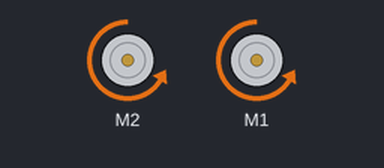
A sketch run on a simulated Arduino Uno, built with avr-gcc and run on an emulated ATmega328P. Parts: 2 × DC motor (green arrow = forward, orange = backward, longer = faster). What the sketch prints to the serial monitor is not drawn.

Above: at 2.5 s.
At 8.5 s:
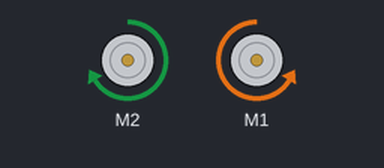
At 11.0 s:
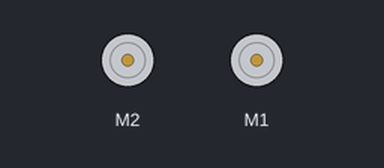
Timing chart, 0 to 15.6 s (numbered marks = the images above):
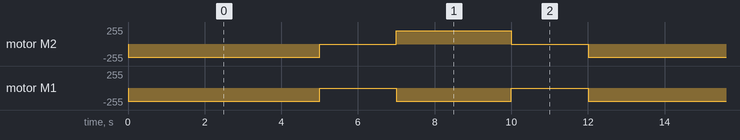

Measured:
- by itself, motor M2: repeats every 12.0 s: stopped 2.0 s, forward 200/255 3.0 s, stopped 2.0 s, backward 200/255 5.0 s
- by itself, motor M1: repeats every 12.0 s: stopped 2.0 s, backward 200/255 3.0 s, stopped 2.0 s, backward 200/255 5.0 s

The sketch:

MotorParty.ino
```cpp
// (licence header left out)
#include <AFMotor.h>
//#include <Servo.h>

// DC motor on M2
AF_DCMotor rightMotor(1);
AF_DCMotor leftMotor(2);


// DC hobby servo
//Servo servo1;
// Stepper motor on M3+M4 48 steps per revolution
//AF_Stepper stepper(48, 2);

void setup() {
  Serial.begin(9600);  // set up Serial library at 9600 bps
  Serial.println("Motor party!");

  // turn on servo
  //servo1.attach(9);

  // // initiate right motor
  // rightMotor.setSpeed(100);
  // rightMotor.run(RELEASE);  // Not running motor

  // initiate right motor
  leftMotor.setSpeed(200);
  leftMotor.run(RELEASE);

    // initiate right motor
  rightMotor.setSpeed(200);
  rightMotor.run(RELEASE);

}

void forward(int duration){
  leftMotor.run(FORWARD);
  rightMotor.run(FORWARD);
  delay(duration);

}


void backward(int duration){
  leftMotor.run(BACKWARD);
  rightMotor.run(BACKWARD);
  delay(duration);

}


void turnRight(int duration){
  leftMotor.run(FORWARD);
  rightMotor.run(BACKWARD);
  delay(duration);

}

void turnLeft(int duration){
  rightMotor.run(FORWARD);
  leftMotor.run(BACKWARD);
  delay(duration);

}

void stop(int duration){
  leftMotor.run(RELEASE);
  rightMotor.run(RELEASE);
  delay(duration);
}


void loop() {


  backward(5000);
  stop(2000);
  turnRight(3000);
  stop(2000);


  // // Forward Movement
  // leftMotor.run(FORWARD);
  // rightMotor.run(FORWARD);
  // delay(5000);


  // leftMotor.run(RELEASE);
  // rightMotor.run(RELEASE);
  // delay(5000);


  // leftMotor.run(BACKWARD);
  // rightMotor.run(BACKWARD);
  // delay(5000);

  // // Stop Movement
  // leftMotor.run(RELEASE);
  // rightMotor.run(RELEASE);
  // delay(2000);

  // // Stop Movement
  // leftMotor.run(BACKWARD);
  // //rightMotor.run(BACKWARD);
  // delay(5000);


  //   // Stop Movement
  // leftMotor.run(RELEASE);
  // //rightMotor.run(RELEASE);
  // delay(2000);


}
```
